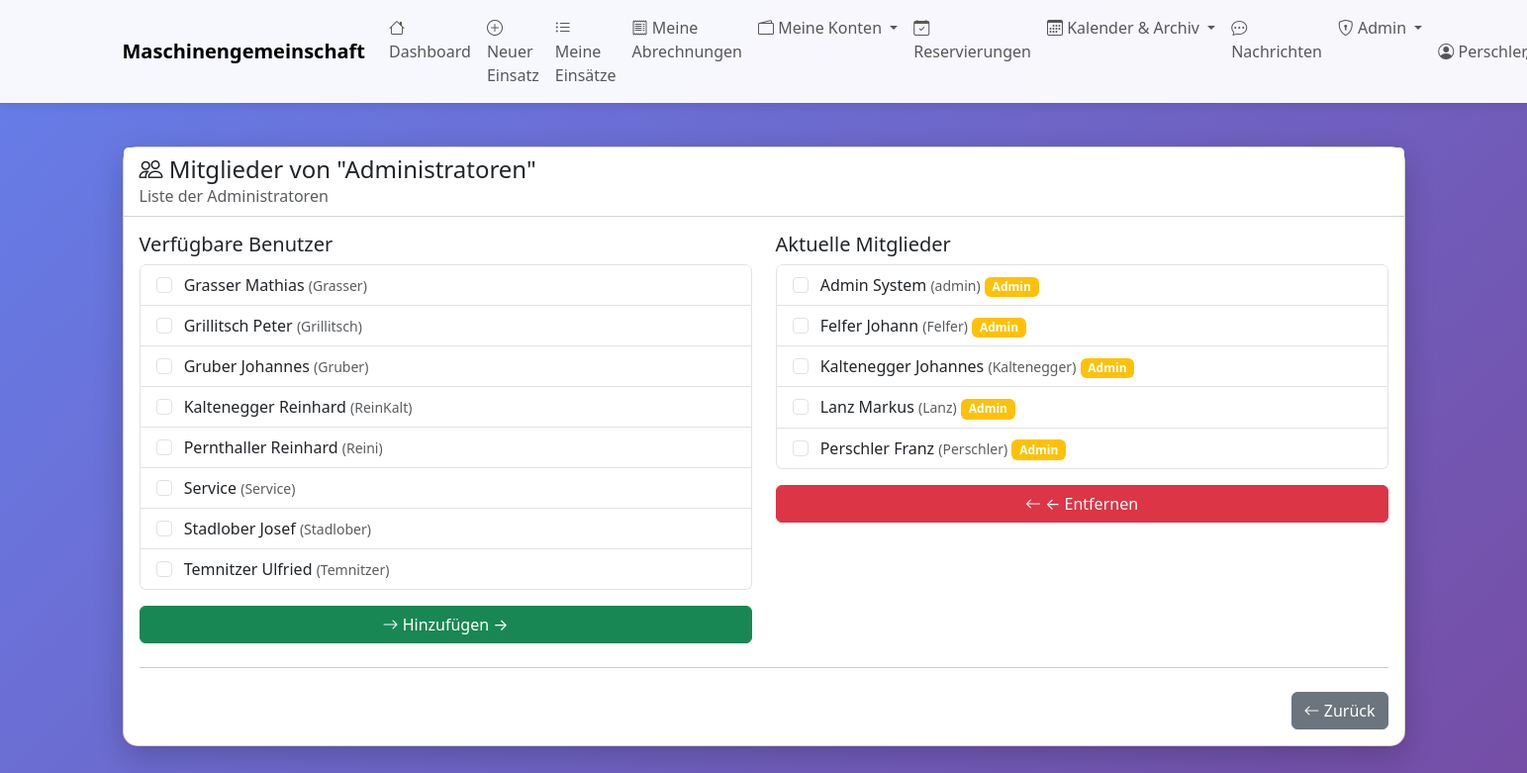
Screenshot of /admin/gemeinschaften/3/mitglieder (signed in) with the database file from the repository.
### tables this page shows
CREATE TABLE gemeinschaften (
                id INTEGER PRIMARY KEY AUTOINCREMENT,
                name TEXT NOT NULL UNIQUE,
                beschreibung TEXT,
                erstellt_am TIMESTAMP DEFAULT CURRENT_TIMESTAMP,
                aktiv BOOLEAN DEFAULT 1
            , anfangssaldo_bank REAL DEFAULT 0.0, anfangssaldo_datum DATE DEFAULT NULL, bank_name TEXT, bank_iban TEXT, bank_bic TEXT, bank_kontoinhaber TEXT);

CREATE TABLE benutzer (
    id INTEGER PRIMARY KEY AUTOINCREMENT,
    name TEXT NOT NULL,
    vorname TEXT,
    username TEXT UNIQUE,
    password_hash TEXT,
    adresse TEXT,
    telefon TEXT,
    email TEXT,
    mitglied_seit DATE,
    aktiv BOOLEAN DEFAULT 1,
    bemerkungen TEXT
, is_admin BOOLEAN DEFAULT 0, treibstoffkosten_preis REAL DEFAULT 1.50, backup_schwellwert INTEGER DEFAULT 50, letzter_treibstoffpreis REAL, admin_level INTEGER DEFAULT 0);

### web_app.py (the view, shortened to what this page needs)
@app.route('/admin/gemeinschaften/<int:gemeinschaft_id>/mitglieder', methods=['GET', 'POST'])
@admin_required
def admin_gemeinschaften_mitglieder(gemeinschaft_id):
    with MaschinenDBContext(DB_PATH) as db:
        cursor = db.cursor
        cursor.execute("SELECT * FROM gemeinschaften WHERE id = ?", (gemeinschaft_id,))
        columns = [desc[0] for desc in cursor.description]
        gemeinschaft = dict(zip(columns, cursor.fetchone()))
        cursor.execute("""
            SELECT b.* FROM benutzer b
            JOIN mitglied_gemeinschaft mg ON b.id = mg.mitglied_id
            WHERE mg.gemeinschaft_id = ? AND b.aktiv = 1
            ORDER BY b.name
        """, (gemeinschaft_id,))
        columns = [desc[0] for desc in cursor.description]
        aktuelle_mitglieder = [dict(zip(columns, row)) for row in cursor.fetchall()]
        cursor.execute("""
            SELECT b.* FROM benutzer b
            WHERE b.aktiv = 1 AND b.id NOT IN (
                SELECT mitglied_id FROM mitglied_gemeinschaft
                WHERE gemeinschaft_id = ?
            )
            ORDER BY b.name
        """, (gemeinschaft_id,))
        columns = [desc[0] for desc in cursor.description]
        verfuegbare_benutzer = [dict(zip(columns, row)) for row in cursor.fetchall()]
    return render_template('admin_gemeinschaften_mitglieder.html',
                         gemeinschaft=gemeinschaft,
                         aktuelle_mitglieder=aktuelle_mitglieder,
                         verfuegbare_benutzer=verfuegbare_benutzer)

### database.py (called while the page is built)
    def connect(self):
        self.connection = sqlite3.connect(self.db_path)
        self.connection.row_factory = sqlite3.Row
        self.cursor = self.connection.cursor()

    def close(self):
        if self.connection:
            self.connection.close()

    def __enter__(self):
        self.connect()
        return self

    def __exit__(self, exc_type, exc_val, exc_tb):
        if exc_type is None:
            self.connection.commit()
        else:
            self.connection.rollback()
        self.close()
        return False

### web_app.py (called while the page is built)
def admin_required(f):
    @wraps(f)
    def decorated_function(*args, **kwargs):
        if 'benutzer_id' not in session:
            flash('Bitte melden Sie sich an.', 'warning')
            return redirect(url_for('login'))
        if not session.get('is_admin'):
            flash('Zugriff verweigert. Administrator-Rechte erforderlich.', 'danger')
            return redirect(url_for('dashboard'))
        return f(*args, **kwargs)
    return decorated_function

### templates/admin_gemeinschaften_mitglieder.html (shortened to what this page needs)
{% extends "base.html" %}
{% block content %}
<div class="row mt-4">
    <div class="col-12">
        <div class="card">
            <div class="card-header bg-white">
                <h4 class="mb-0">
                    <i class="bi bi-people"></i> Mitglieder von "{{ gemeinschaft.name }}"
                </h4>
                <p class="text-muted mb-0">{{ gemeinschaft.beschreibung }}</p>
            </div>
            <div class="card-body">
                <form method="POST">
                    <div class="row">
                        <div class="col-md-6">
                            <h5>Verfügbare Benutzer</h5>
                            <div class="list-group" style="max-height: 500px; overflow-y: auto;">
                                {% for benutzer in verfuegbare_benutzer %}
                                <label class="list-group-item">
                                    <input class="form-check-input me-2" type="checkbox"
                                           name="mitglieder" value="{{ benutzer.id }}">
                                    {{ benutzer.name }} {{ benutzer.vorname or '' }}
                                    <small class="text-muted">({{ benutzer.username }})</small>
                                </label>
                                {% endfor %}
                            </div>
                            {% if verfuegbare_benutzer %}
                            <button type="submit" name="action" value="hinzufuegen"
                                    class="btn btn-success mt-3 w-100">
                                <i class="bi bi-arrow-right"></i> Hinzufügen →
                            </button>
                            {% endif %}
                        </div>
                        <div class="col-md-6">
                            <h5>Aktuelle Mitglieder</h5>
                            <div class="list-group" style="max-height: 500px; overflow-y: auto;">
                                {% for mitglied in aktuelle_mitglieder %}
                                <label class="list-group-item">
                                    <input class="form-check-input me-2" type="checkbox"
                                           name="entfernen" value="{{ mitglied.id }}">
                                    {{ mitglied.name }} {{ mitglied.vorname or '' }}
                                    <small class="text-muted">({{ mitglied.username }})</small>
                                    {% if mitglied.is_admin %}
                                    <span class="badge bg-warning">Admin</span>
                                    {% endif %}
                                </label>
                                {% endfor %}
                            </div>
                            {% if aktuelle_mitglieder %}
                            <button type="submit" name="action" value="entfernen"
                                    class="btn btn-danger mt-3 w-100">
                                <i class="bi bi-arrow-left"></i> ← Entfernen
                            </button>
                            {% endif %}
                        </div>
                    </div>
                    <hr class="my-4">
                    <div class="d-grid gap-2 d-md-flex justify-content-md-end">
                        <a href="{{ url_for('admin_gemeinschaften') }}" class="btn btn-secondary">
                            <i class="bi bi-arrow-left"></i> Zurück
                        </a>
                    </div>
                </form>
            </div>
        </div>
    </div>
</div>
{% endblock %}

### templates/base.html (style rules this page uses)
body { min-height: 100vh; background: linear-gradient(135deg, #667eea 0%, #764ba2 100%); }
.card { border-radius: 15px; box-shadow: 0 10px 30px rgba(0,0,0,0.2); }

### rows the page displays
gemeinschaften: name "Administratoren", beschreibung "Liste der Administratoren"
benutzer: name "Grasser", vorname "Mathias", username "Grasser"
benutzer: name "Grillitsch", vorname "Peter", username "Grillitsch"
benutzer: name "Gruber", vorname "Johannes", username "Gruber"
benutzer: name "Kaltenegger", vorname "Reinhard", username "ReinKalt"
benutzer: name "Pernthaller", vorname "Reinhard", username "Reini"
benutzer: name "Service", username "Service"
benutzer: name "Stadlober", vorname "Josef", username "Stadlober"
benutzer: name "Temnitzer", vorname "Ulfried", username "Temnitzer"
benutzer: name "Admin", vorname "System", username "admin", is_admin "Admin"
benutzer: name "Felfer", vorname "Johann", username "Felfer", is_admin "Admin"
benutzer: name "Kaltenegger", vorname "Johannes", username "Kaltenegger", is_admin "Admin"
benutzer: name "Lanz", vorname "Markus", username "Lanz", is_admin "Admin"
benutzer: name "Perschler", vorname "Franz", username "Perschler", is_admin "Admin"
